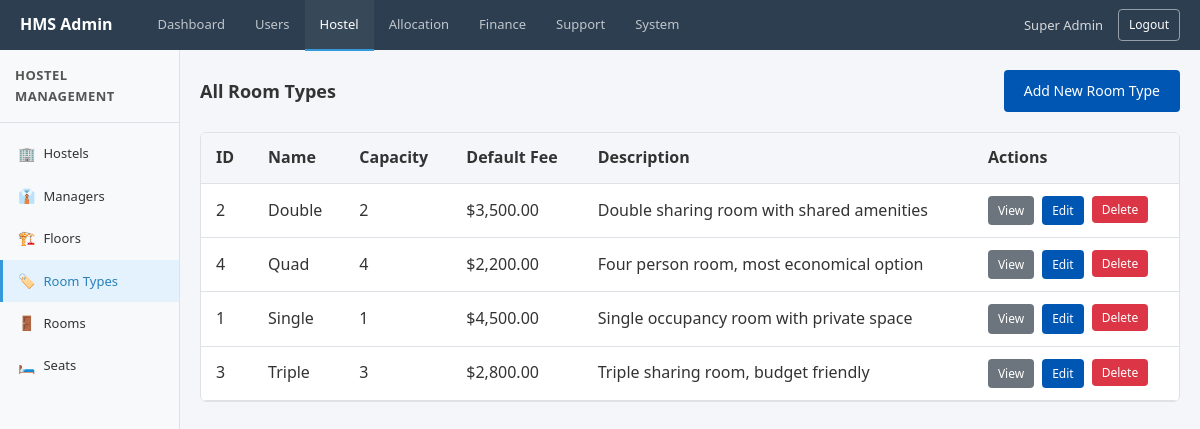
The app's page /index.php?page=admin_room_types (signed in) with its own data.
### tables this page shows
CREATE TABLE `room_types` (
  `id` bigint UNSIGNED NOT NULL,
  `name` varchar(50) NOT NULL,
  `default_capacity` int NOT NULL,
  `default_fee` decimal(10,2) NOT NULL,
  `description` text
);

### app/Controllers/Admin/AdminRoomTypeController.php (called while the page is built, shortened)
<?php
require_once __DIR__ . '/../../Models/AdminModel.php';
$action = isset($_GET['action']) ? $_GET['action'] : 'room_types';
$data = [];
if ($action === 'edit') {
    $id = (int)$_GET['id'];
    $data['room_type'] = getRoomTypeById($id);
    $pageTitle = 'Edit Room Type';
} elseif ($action === 'add') {
    $pageTitle = 'Add New Room Type';
} else {
    $data['room_types'] = getAllRoomTypes();
}
require_once __DIR__ . '/../../Views/Admin/RoomTypeView.php';

### app/Models/AdminModel.php (called while the page is built, shortened)
<?php
function getAllRoomTypes() {
    $conn = dbConnect();
    $sql = "SELECT * FROM room_types ORDER BY name";
    $result = mysqli_query($conn, $sql);
    $roomTypes = mysqli_fetch_all($result, MYSQLI_ASSOC);
    return $roomTypes;
}

### app/Views/Admin/RoomTypeView.php (the view, shortened to what this page needs)
<!DOCTYPE html>
<html lang="en">
<head>
    <link rel="stylesheet" href="public/assets/css/style.css">
    <link rel="stylesheet" href="app/Views/Admin/css/admin.css">
</head>
<body>
    <?php include __DIR__ . '/partials/header.php'; ?>
    <div class="admin-layout">
        <?php include __DIR__ . '/partials/sidebar.php'; ?>
        <main class="admin-main">
            <div class="admin-content">
                <?php if ($action === 'add'): ?>
                    <div class="breadcrumb">
                        <a href="index.php?page=admin_room_types">Room Types</a>
                        <span>/</span>
                        <span class="current">Add New Room Type</span>
                    </div>
                    <div class="form-card">
                        <h3>Add New Room Type</h3>
                        <form action="index.php?page=admin_room_types" method="POST">
                            <input type="hidden" name="form_action" value="create_room_type">
                            <div class="form-row">
                                <div class="form-group">
                                    <label for="name">Type Name <span class="required">*</span></label>
                                    <input type="text" id="name" name="name" class="form-control" required placeholder="e.g., Single, Double, Triple">
                                </div>
                                <div class="form-group">
                                    <label for="default_capacity">Default Capacity <span class="required">*</span></label>
                                    <input type="number" id="default_capacity" name="default_capacity" class="form-control" required min="1" max="10">
                                </div>
                            </div>
                            <div class="form-row">
                                <div class="form-group">
                                    <label for="default_fee">Default Fee <span class="required">*</span></label>
                                    <input type="number" id="default_fee" name="default_fee" class="form-control" required step="0.01" min="0">
                                </div>
                            </div>
                            <div class="form-group">
                                <label for="description">Description</label>
                                <textarea id="description" name="description" class="form-control" rows="3" placeholder="Describe the room type features"></textarea>
                            </div>
                            <div class="form-actions">
                                <button type="submit" class="btn btn-primary">Create Room Type</button>
                                <a href="index.php?page=admin_room_types" class="btn btn-secondary">Cancel</a>
                            </div>
                        </form>
                    </div>
                <?php else: ?>
                    <div class="page-header">
                        <h2>All Room Types</h2>
                        <a href="index.php?page=admin_room_types&action=add" class="btn btn-primary">Add New Room Type</a>
                    </div>
                    <div class="table-card">
                        <div class="table-responsive">
                            <table class="table">
                                <thead>
                                    <tr>
                                        <th>ID</th>
                                        <th>Name</th>
                                        <th>Capacity</th>
                                        <th>Default Fee</th>
                                        <th>Description</th>
                                        <th>Actions</th>
                                    </tr>
                                </thead>
                                <tbody>
                                    <?php if (!empty($data['room_types'])): ?>
                                        <?php foreach ($data['room_types'] as $roomType): ?>
                                            <tr>
                                                <td><?php echo (int)$roomType['id']; ?></td>
                                                <td><?php echo htmlspecialchars($roomType['name']); ?></td>
                                                <td><?php echo (int)($roomType['default_capacity'] ?? 0); ?></td>
                                                <td>$<?php echo number_format((float)($roomType['default_fee'] ?? 0), 2); ?></td>
                                                <td><?php echo htmlspecialchars(substr($roomType['description'] ?? '', 0, 50)); ?><?php echo strlen($roomType['description'] ?? '') > 50 ? '...' : ''; ?></td>
                                                <td>
                                                    <div class="action-btns">
                                                        <a href="index.php?page=admin_room_types&action=view&id=<?php echo (int)$roomType['id']; ?>" class="btn btn-sm btn-secondary">View</a>
                                                        <a href="index.php?page=admin_room_types&action=edit&id=<?php echo (int)$roomType['id']; ?>" class="btn btn-sm btn-primary">Edit</a>
                                                        <form action="index.php?page=admin_room_types" method="POST" style="display:inline;" onsubmit="return confirm('Delete this room type?');">
                                                            <button type="submit" class="btn btn-sm btn-danger">Delete</button>
                                                        </form>
                                                    </div>
                                                </td>
                                            </tr>
                                        <?php endforeach; ?>
                                    <?php else: ?>
                                        <tr>
                                            <td colspan="6" class="empty-state">No room types found</td>
                                        </tr>
                                    <?php endif; ?>
                                </tbody>
                            </table>
                        </div>
                    </div>
                <?php endif; ?>
            </div>
        </main>
    </div>
</body>
</html>

### public/assets/css/style.css (style rules this page uses)
:root { --primary: #0056b3; --primary-hover: #004494; --background: #f4f6f9; --surface: #ffffff; --text-primary: #333333; --text-secondary: #555555; --border: #dee2e6; --success: #28a745; --error: #dc3545; --warning: #ffc107; --shadow: 0 2px 4px rgba(0, 0, 0, 0.1); }
* { margin: 0; padding: 0; box-sizing: border-box; }
body { font-family: 'Segoe UI', Tahoma, Geneva, Verdana, sans-serif; background-color: var(--background); color: var(--text-primary); line-height: 1.6; min-height: 100vh; }
h1, h2, h3, h4, h5, h6 { color: var(--text-primary); margin-bottom: 15px; font-weight: 600; }
h2 { font-size: 24px; }
.btn { display: inline-block; padding: 10px 20px; font-family: inherit; font-size: 14px; font-weight: 500; text-align: center; border: none; border-radius: 4px; cursor: pointer; }
.btn-primary { background-color: var(--primary); color: #ffffff; }
.btn-secondary { background-color: #6c757d; color: #ffffff; }
.btn-danger { background-color: var(--error); color: #ffffff; }
.table-responsive { overflow-x: auto; }
.table { width: 100%; border-collapse: collapse; background: var(--surface); }
.table th, .table td { padding: 12px 15px; text-align: left; border-bottom: 1px solid var(--border); }
.table th { background-color: var(--background); font-weight: 600; color: var(--text-primary); }

### app/Views/Admin/css/admin.css (style rules this page uses)
.admin-layout { display: flex; padding-top: 50px; min-height: 100vh; }
.admin-main { flex: 1; margin-left: 180px; background-color: var(--background); min-height: calc(100vh - 50px); }
.admin-content { padding: 20px; }
.page-header { display: flex; justify-content: space-between; align-items: center; margin-bottom: 20px; }
.page-header h2 { margin: 0; font-size: 18px; }
.table-card { background: var(--surface); border: 1px solid var(--border); border-radius: 6px; overflow: hidden; }
.action-btns { display: flex; gap: 8px; }
.btn-sm { padding: 5px 10px; font-size: 12px; }

### records on screen
room_types: id "2", name "Double", default_capacity "2", default_fee "3,500.00", description "Double sharing room with shared amenities"
room_types: id "4", name "Quad", default_capacity "4", default_fee "2,200.00", description "Four person room, most economical option"
room_types: id "1", name "Single", default_capacity "1", default_fee "4,500.00", description "Single occupancy room with private space"
room_types: id "3", name "Triple", default_capacity "3", default_fee "2,800.00", description "Triple sharing room, budget friendly"

### other values on screen
$_SESSION['user_name'] "Super Admin"
$sidebarTitle "HOSTEL MANAGEMENT"
$link['icon'] "🏢"
$link['label'] "Hostels"
$link['icon'] "👔"
$link['label'] "Managers"
$link['icon'] "🏗️"
$link['label'] "Floors"
$link['icon'] "🏷️"
$link['label'] "Room Types"
$link['icon'] "🚪"
$link['label'] "Rooms"
$link['icon'] "🛏️"
$link['label'] "Seats"
